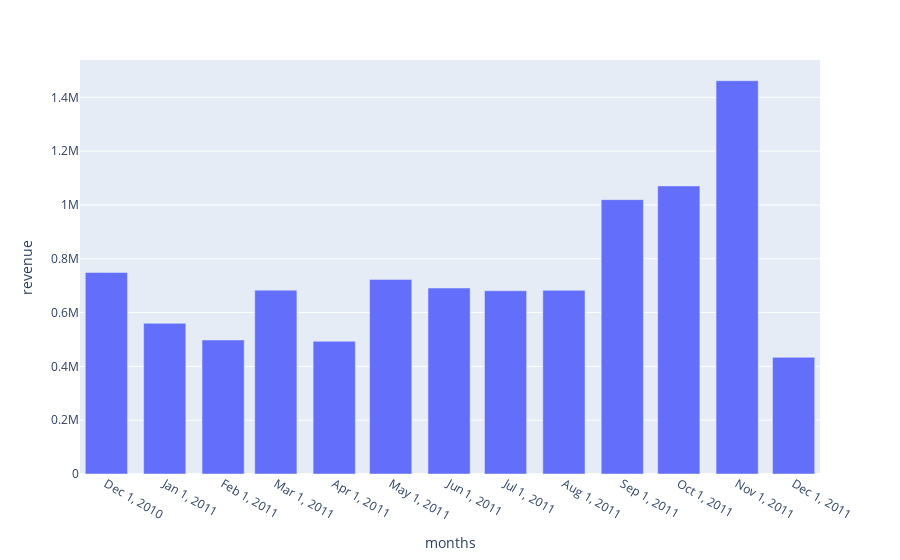

Notebook source saved alongside this figure:
### Code cell
#repeat fig
at_revenue = at.groupby(['months'])['revenue'].sum().reset_index().sort_values('months')
fig = px.bar(at_revenue, x='months', y='revenue')
fig.layout.xaxis.tickvals = at_revenue.months
fig.show()

### Figure 1 — Plotly figure (JSON) as saved in the notebook; plotly's stock layout.template omitted (floating-point values rounded to 4 significant figures)
{"data": [{"alignmentgroup": "True", "hovertemplate": "months=%{x}<br>revenue=%{y}<extra></extra>", "legendgroup": "", "marker": {"color": "#636efa", "pattern": {"shape": ""}}, "name": "", "offsetgroup": "", "orientation": "v", "showlegend": false, "textposition": "auto", "type": "bar", "x": ["2010-12-01T00:00:00", "2011-01-01T00:00:00", "2011-02-01T00:00:00", "2011-03-01T00:00:00", "2011-04-01T00:00:00", "2011-05-01T00:00:00", "2011-06-01T00:00:00", "2011-07-01T00:00:00", "2011-08-01T00:00:00", "2011-09-01T00:00:00", "2011-10-01T00:00:00", "2011-11-01T00:00:00", "2011-12-01T00:00:00"], "xaxis": "x", "y": [749000.0, 560000.0, 498100.0, 683300.0, 493200.0, 723300.0, 691100.0, 681300.0, 682700.0, 1020000.0, 1071000.0, 1462000.0, 433700.0], "yaxis": "y"}], "layout": {"barmode": "relative", "legend": {"tracegroupgap": 0}, "margin": {"t": 60}, "xaxis": {"anchor": "y", "domain": [0, 1], "tickvals": ["2010-12-01T00:00:00", "2011-01-01T00:00:00", "2011-02-01T00:00:00", "2011-03-01T00:00:00", "2011-04-01T00:00:00", "2011-05-01T00:00:00", "2011-06-01T00:00:00", "2011-07-01T00:00:00", "2011-08-01T00:00:00", "2011-09-01T00:00:00", "2011-10-01T00:00:00", "2011-11-01T00:00:00", "2011-12-01T00:00:00"], "title": {"text": "months"}}, "yaxis": {"anchor": "x", "domain": [0, 1], "title": {"text": "revenue"}}}}
